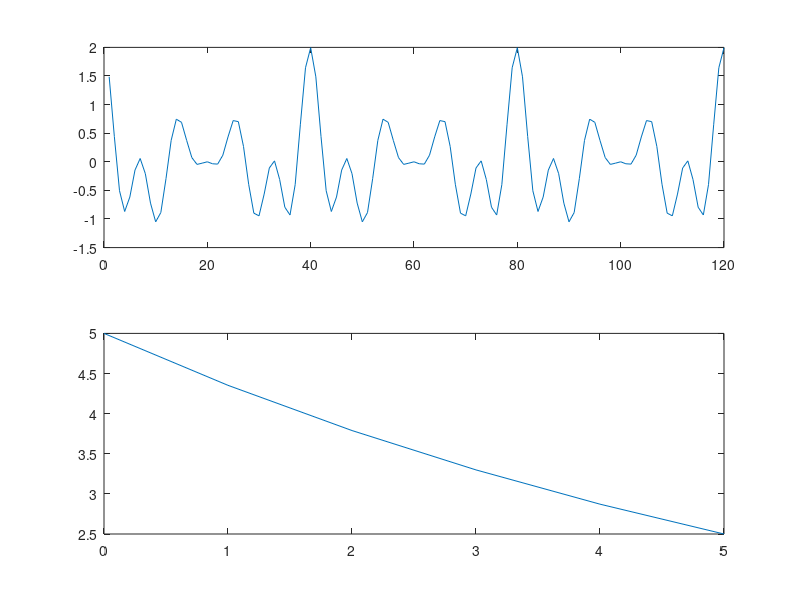

This chart was generated by the following MATLAB code:
%% Task #1

n = 1:120;

cos_val = cos(2*pi*n/120);

cos_40 = cos_val(1+mod(3*n,120));
cos_20 = cos_val(1+mod(6*n,120));

cos_sum = cos_40 + cos_20;

subplot(311)
plot(n,cos_40)

subplot(312)
plot(n,cos_20)

subplot(313)
plot(n,cos_sum)

%% Task #2

cos_10 = cos_val(1+mod(12*n,120));

cos_mod = (cos_sum).*(cos_10);

plot(n,cos_mod)

%% Task #3

decay = ((2.^(n/40)).^-1);

plot(n,decay)

%% Task #4

cos_decay = decay.*cos_mod;

subplot(211)
plot(n,cos_mod)

subplot(212)
plot(n,cos_decay)

%% Task #5

clear all
format SHORT
final = input ('Enter number of samples: ');
n = 0:final;

signal = input('Enter Signal Table w/ variable "n": ');

plot(n,signal)

halflife = input('Enter Halflife (in samples): ');

decay = ((2.^(n/halflife)).^-1);

cos_decay = decay.*signal;

plot(n,cos_decay)

%User Input





